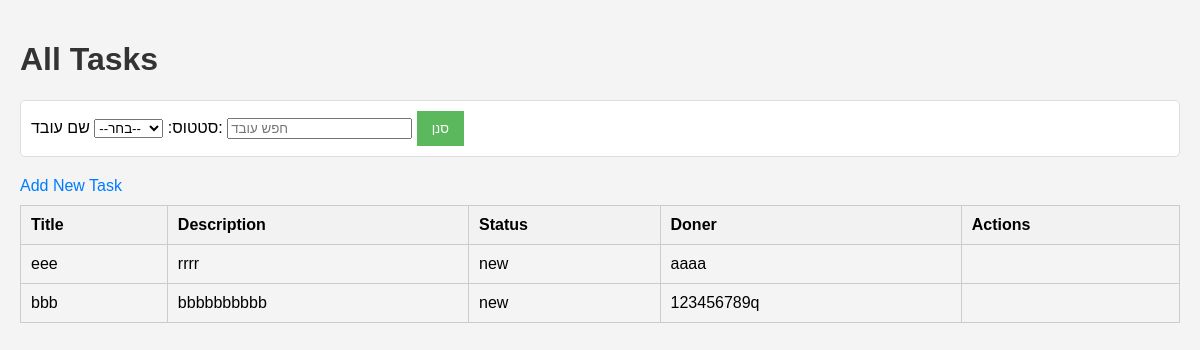
The app's page /tasks/ (signed in) with its own data.
### EndProject/models.py (models this page shows, shortened)
class Task(models.Model):
    title = models.CharField(max_length=100)
    describe = models.CharField(max_length=1000)
    deadline = models.DateTimeField()
    status = models.CharField(max_length=20, choices=[('new', 'New'), ('process','Process'), ('done', 'Done')] , default='new')
    myTeam = models.ForeignKey("Team", on_delete=models.DO_NOTHING, null=True, blank=True)
    myDoner = models.ForeignKey(User, on_delete=models.DO_NOTHING, null=True, blank=True)

class User(AbstractUser):
    role = models.CharField(max_length=20, choices=(('admin', 'Admin'), ('worker', 'Worker')), default='Worker')
    myTeam =  models.ForeignKey("Team", on_delete = models.DO_NOTHING, null = True, blank = True)
    def __str__(self):
        return self.username

### EndProject/views.py (the view)
# urls.py: path('tasks/', views.task_list, name='task_list'),
@login_required
def task_list(request):
    user = request.user
    tasks = Task.objects.filter(myTeam=user.myTeam)
    status = request.GET.get('status')
    if status:
        tasks = tasks.filter(status=status)
    employee_name = request.GET.get('employee_name')
    if employee_name:
        tasks = tasks.filter(assigned_to__name__icontains=employee_name)
    return render(request, 'Tasks/task_list.html', {'Tasks': tasks})

### templates/Tasks/task_list.html (shortened to what this page needs)
{% load static %}
<!DOCTYPE html>
<html>
<head>
    <link rel="stylesheet" type="text/css" href="{% static 'endProject/styles.css' %}">
</head>
<body>
    <h1>All Tasks</h1>
    <form method="GET" action="{% url 'task_list' %}">
        <label for="status">סטטוס:</label>
        <select name="status" id="status">
            <option value="">--בחר--</option>
        </select>
        <label for="employee_name">שם עובד:</label>
        <input type="text" name="employee_name" id="employee_name" placeholder="חפש עובד"/>
        <button type="submit">סנן</button>
    </form>
    {% if user.role == "admin" %}
        <a href="{% url 'task_create' %}">Add New Task</a>
    {% endif %}
    <table border="1">
        <tr>
            <th>Title</th>
            <th>Description</th>
            <th>Status</th>
            <th>Doner</th>
            <th>Actions</th>
        </tr>
        {% for task in Tasks %}
        <tr>
            <td>{{ task.title }}</td>
            <td>{{ task.describe }}</td>
            <td>{{ task.status }}
            </td>
            <td>{{ task.myDoner }}</td>
            <td>
            </td>
        </tr>
        {% empty %}
        <tr>
            <td colspan="4">No tasks available.</td>
        </tr>
        {% endfor %}
    </table>
</body>
</html>

### EndProject/static/endProject/styles.css (style rules this page uses)
body { font-family: Arial, sans-serif; margin: 0; padding: 20px; background-color: #f4f4f4; }
h1 { color: #333; }
form { margin-bottom: 20px; padding: 10px; background: #fff; border: 1px solid #ddd; border-radius: 5px; }
table { width: 100%; border-collapse: collapse; margin-top: 10px; }
th, td { padding: 10px; text-align: left; border: 1px solid #ccc; }
th { background-color: #f2f2f2; }
button { background-color: #5cb85c; color: white; border: none; padding: 10px 15px; cursor: pointer; }
a { text-decoration: none; color: #007bff; }

### records on screen
Task: title "eee", describe "rrrr", status "new", myDoner "aaaa"
Task: title "bbb", describe "bbbbbbbbbb", status "new", myDoner "123456789q"
